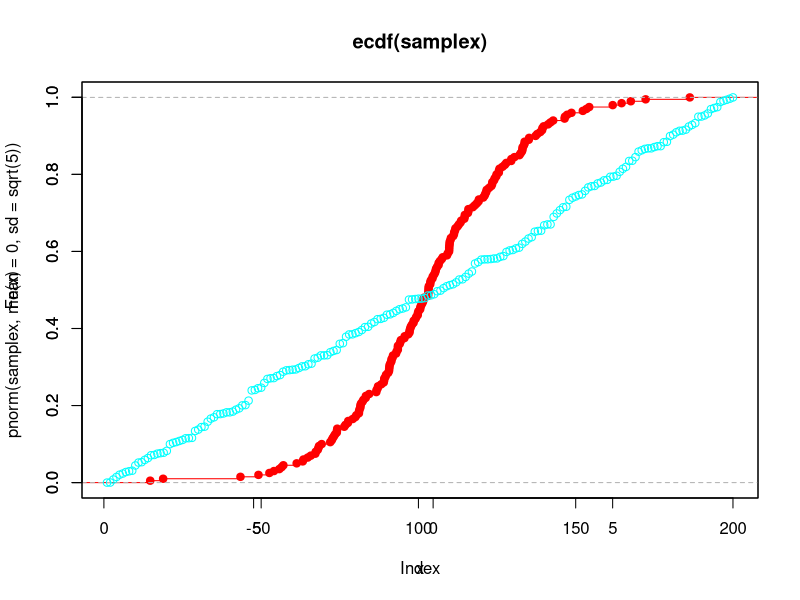
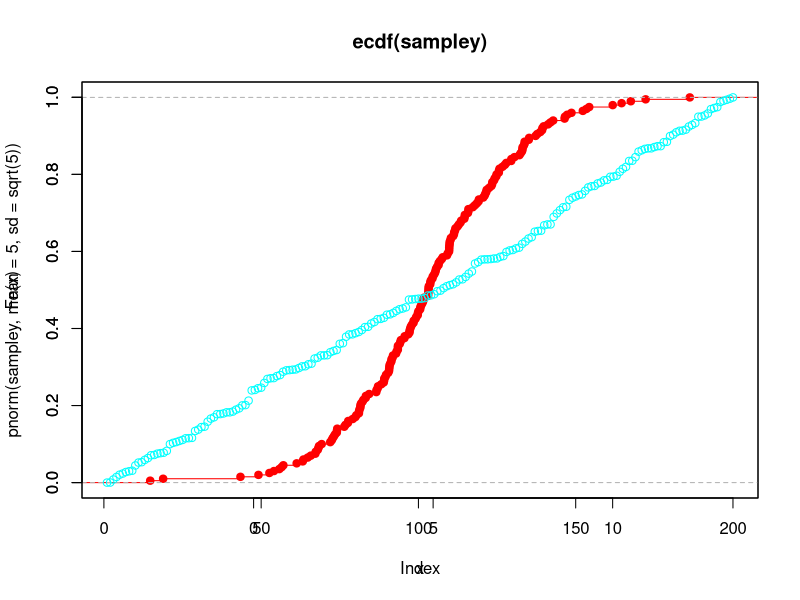

R code for these plots, in order:
n<-100

string<-"ten-thou"


#Box-Muller
u1<-runif(n)
u2<-runif(n)

z1<-sqrt(-2*log(u1))*cos(2*pi*u2)
z2<-sqrt(-2*log(u1))*sin(2*pi*u2)

sample1<-c(z1,z2)

samplex<-sqrt(5)*sample1
sampley<-sqrt(5)*sample1+5


png("que2_one.png")
plot(ecdf(samplex),col="red")
par(new=TRUE)
samplex<-sort(samplex)
plot(pnorm(samplex,mean=0,sd=sqrt(5)),col="cyan")


png("que2_two.png")
plot(ecdf(sampley),col="red")
par(new=TRUE)
sampley<-sort(sampley)
plot(pnorm(sampley,mean=5,sd=sqrt(5)),col="cyan")
